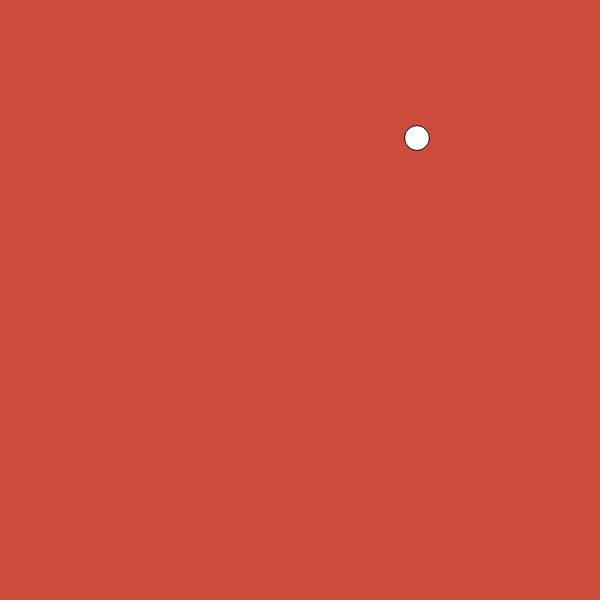
Frame 1 (no input)
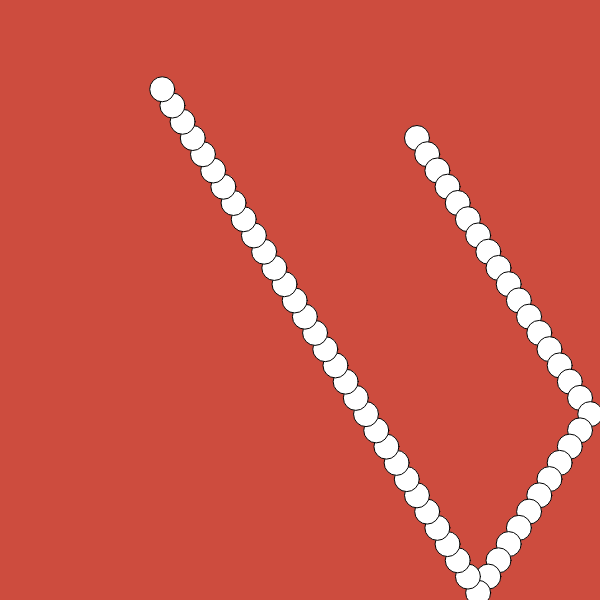
Frame 60 (no input)
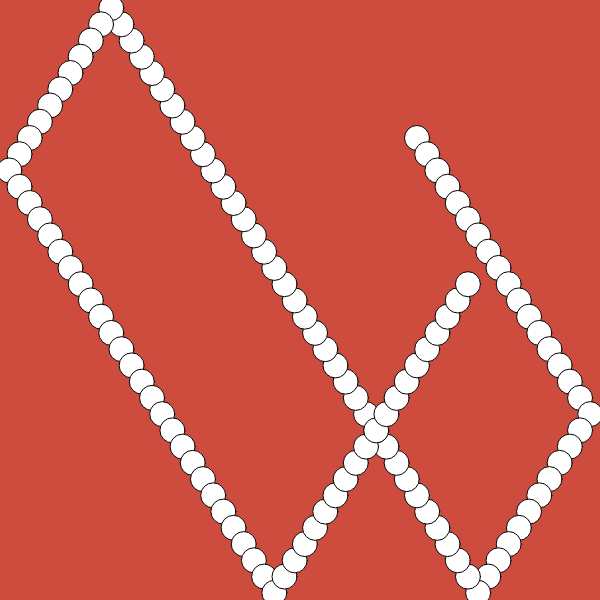
Frame 120 (the mouse pressed at the canvas centre since frame 60)

The p5.js sketch that drew these frames (run headless with seeded random() and noise() and a simulated clock; from frame 60 on, the mouse is pressed at the canvas centre):

// p5.js sketch
// ── sketch.js
var x, y, sx,
  sy,
  r = 25;

function setup() {
  createCanvas(600, 600);
  //starting position
  x = int(random(r, width - r));
  y = int(random(r, height - r));
  //starting velocity
  sy = random(5, 20);
  sx = random(5, 20);
  background(random(0,255),random(0,255),random(0,255));
}

function draw() {
  ellipse(x, y, r);
  //for edges
  if (x >= width - r / 2.0 || x - r / 2.0 <= 0){
    sx *=-1;
  }
  if(y >= height - r / 2.0 || y - r / 2.0 <= 0){
    sy *=-1;
  }
  //adding the speed every frame
  x += sx;
  y += sy;

}
